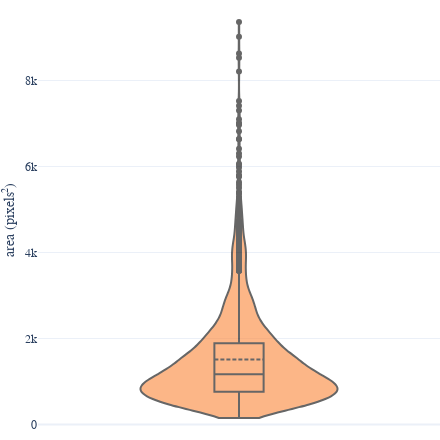

Source (notebook cell):
### Markdown cell above
Per il diametro di Feret massimo, abbiamo media e mediana tra 55 e 60 pixel (**55 e 62, rispettivamente**). La distribuzione è concentrata su valori bassi (**range interquartile tra 42 e 74 pixel**), con una coda prolungata fino a oltre 200 pixel.

### Code cell
fig = go.Figure(layout=layout)

viol = fig.add_trace(
    go.Violin(y=stats_df['area'] / resolution**2, 
              box_visible=True, line_color='black',
              meanline_visible=True, fillcolor=colors[0], opacity=0.6,
              spanmode='hard',
              ),
)

_ = fig.update_yaxes(title='area (pixels<sup>2</sup>)')
_ = fig.update_xaxes(visible=False)

fig.show()

### Figure 1 — Plotly figure (JSON) as saved in the notebook; plotly's stock layout.template omitted (floating-point values rounded to 4 significant figures; data arrays with more than 128 entries replaced by an {"elided": "..."} marker saying what was removed)
{"data": [{"box": {"visible": true}, "fillcolor": "#FB8537", "line": {"color": "black"}, "meanline": {"visible": true}, "opacity": 0.6, "spanmode": "hard", "type": "violin", "y": {"elided": "2231 int values"}}], "layout": {"autosize": false, "font": {"family": "Helvetica", "size": 12}, "height": 440, "margin": {"b": 0, "l": 0, "r": 0, "t": 0}, "paper_bgcolor": "rgba(0,0,0,0)", "plot_bgcolor": "rgba(0,0,0,0)", "showlegend": false, "title": {"x": 0.5, "xanchor": "center"}, "width": 440, "xaxis": {"visible": false}, "yaxis": {"title": {"text": "area (pixels<sup>2</sup>)"}}}}
